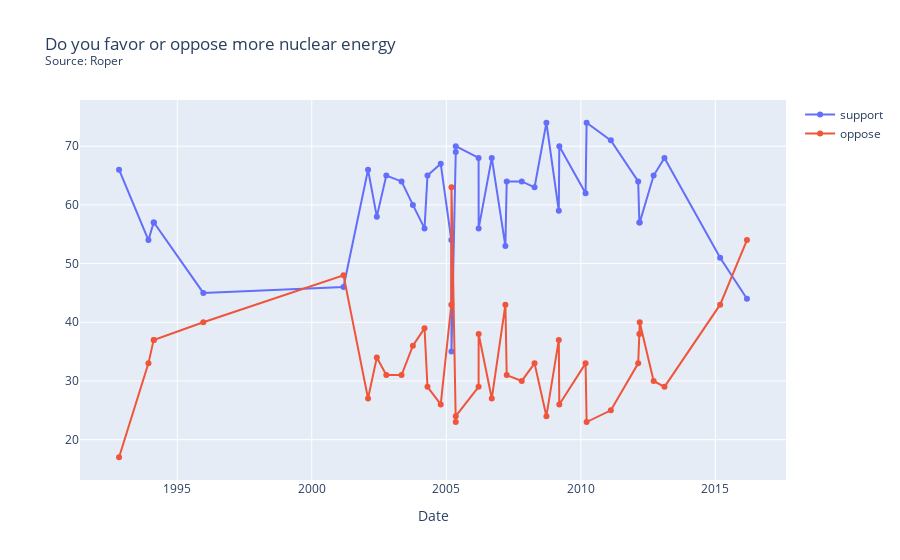
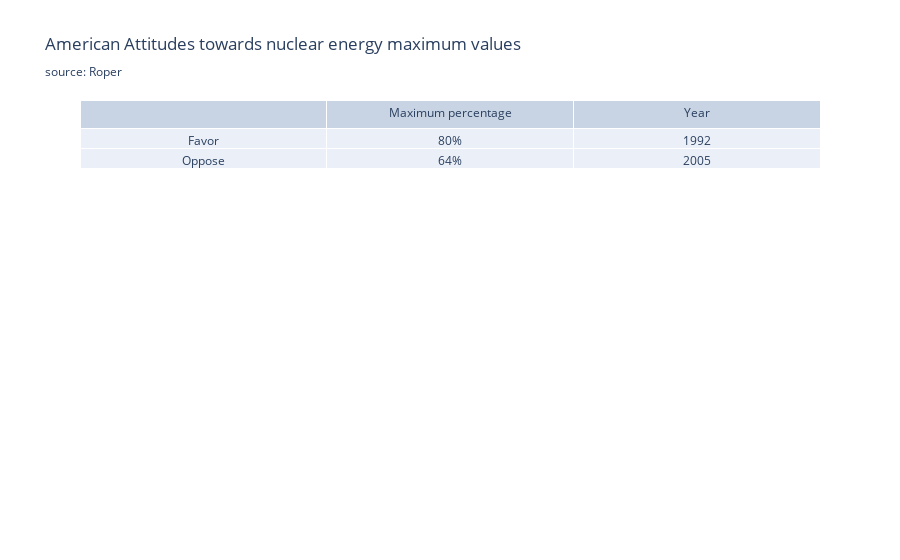

The notebook cell saved with these charts, in order:
### Code cell
import plotly.express as px
#type(df3['date'].iloc[1])
s= "Do you favor or oppose more nuclear energy"
# df4 = df_date.sort_values(by=['date']).copy()
source = df4['firm'].iloc[0].title()
title = s + "<br><sup>Source: " + source + "<sup>"

support_df = df4.copy()
resultdf2=support_df.where(support_df['question'].str.contains(pat = "Overall, do you")).dropna().drop(columns='question')
fig = px.line(resultdf2, x="date", y=["support", "oppose"], title=title, markers=True)
fig.update_layout(yaxis_title="", xaxis_title="Date", legend_title="")
fig.show()
# resultdf
#build_more_df['question'].str.contains(pat = "a")
create_table(resultdf2)

### Figure 1 — Plotly figure (JSON) as saved in the notebook; plotly's stock layout.template omitted (floating-point values rounded to 4 significant figures)
{"data": [{"hovertemplate": "variable=support<br>date=%{x}<br>value=%{y}<extra></extra>", "legendgroup": "support", "line": {"color": "#636efa", "dash": "solid"}, "marker": {"symbol": "circle"}, "mode": "lines+markers", "name": "support", "orientation": "v", "showlegend": true, "type": "scatter", "x": ["1992-11-01T00:00:00", "1993-12-05T00:00:00", "1994-02-14T00:00:00", "1994-02-17T00:00:00", "1995-12-20T00:00:00", "2001-03-07T00:00:00", "2002-02-03T00:00:00", "2002-06-02T00:00:00", "2002-10-09T00:00:00", "2003-05-04T00:00:00", "2003-10-05T00:00:00", "2004-03-11T00:00:00", "2004-04-20T00:00:00", "2004-10-17T00:00:00", "2005-03-10T00:00:00", "2005-03-12T00:00:00", "2005-05-09T00:00:00", "2005-05-09T00:00:00", "2006-03-15T00:00:00", "2006-03-16T00:00:00", "2006-09-10T00:00:00", "2007-03-14T00:00:00", "2007-04-01T00:00:00", "2007-10-22T00:00:00", "2008-04-13T00:00:00", "2008-09-21T00:00:00", "2009-03-08T00:00:00", "2009-03-15T00:00:00", "2010-03-07T00:00:00", "2010-03-21T00:00:00", "2011-02-13T00:00:00", "2012-02-19T00:00:00", "2012-03-06T00:00:00", "2012-03-11T00:00:00", "2012-09-16T00:00:00", "2013-02-10T00:00:00", "2015-03-08T00:00:00", "2016-03-06T00:00:00"], "xaxis": "x", "y": [66, 54, 57, 57, 45, 46, 66, 58, 65, 64, 60, 56, 65, 67, 54, 35, 69, 70, 68, 56, 68, 53, 64, 64, 63, 74, 59, 70, 62, 74, 71, 64, 57, 57, 65, 68, 51, 44], "yaxis": "y"}, {"hovertemplate": "variable=oppose<br>date=%{x}<br>value=%{y}<extra></extra>", "legendgroup": "oppose", "line": {"color": "#EF553B", "dash": "solid"}, "marker": {"symbol": "circle"}, "mode": "lines+markers", "name": "oppose", "orientation": "v", "showlegend": true, "type": "scatter", "x": ["1992-11-01T00:00:00", "1993-12-05T00:00:00", "1994-02-14T00:00:00", "1994-02-17T00:00:00", "1995-12-20T00:00:00", "2001-03-07T00:00:00", "2002-02-03T00:00:00", "2002-06-02T00:00:00", "2002-10-09T00:00:00", "2003-05-04T00:00:00", "2003-10-05T00:00:00", "2004-03-11T00:00:00", "2004-04-20T00:00:00", "2004-10-17T00:00:00", "2005-03-10T00:00:00", "2005-03-12T00:00:00", "2005-05-09T00:00:00", "2005-05-09T00:00:00", "2006-03-15T00:00:00", "2006-03-16T00:00:00", "2006-09-10T00:00:00", "2007-03-14T00:00:00", "2007-04-01T00:00:00", "2007-10-22T00:00:00", "2008-04-13T00:00:00", "2008-09-21T00:00:00", "2009-03-08T00:00:00", "2009-03-15T00:00:00", "2010-03-07T00:00:00", "2010-03-21T00:00:00", "2011-02-13T00:00:00", "2012-02-19T00:00:00", "2012-03-06T00:00:00", "2012-03-11T00:00:00", "2012-09-16T00:00:00", "2013-02-10T00:00:00", "2015-03-08T00:00:00", "2016-03-06T00:00:00"], "xaxis": "x", "y": [17, 33, 37, 37, 40, 48, 27, 34, 31, 31, 36, 39, 29, 26, 43, 63, 23, 24, 29, 38, 27, 43, 31, 30, 33, 24, 37, 26, 33, 23, 25, 33, 38, 40, 30, 29, 43, 54], "yaxis": "y"}], "layout": {"autosize": true, "legend": {"title": {"text": ""}, "tracegroupgap": 0}, "title": {"text": "Do you favor or oppose more nuclear energy<br><sup>Source: Roper<sup>"}, "xaxis": {"anchor": "y", "autorange": true, "domain": [0, 1], "range": ["1991-06-15 05:52:20.6668", "2017-07-23 18:07:39.3332"], "title": {"text": "Date"}, "type": "date"}, "yaxis": {"anchor": "x", "autorange": true, "domain": [0, 1], "range": [12.3, 78.7], "title": {"text": ""}, "type": "linear"}}}

### Figure 2 — Plotly figure (JSON) as saved in the notebook; plotly's stock layout.template omitted (floating-point values rounded to 4 significant figures)
{"data": [{"cells": {"values": [["Favor", "Oppose"], ["80%", "64%"], [1992, 2005]]}, "header": {"values": [" ", "Maximum percentage", "Year"]}, "type": "table"}], "layout": {"autosize": true, "title": {"text": "American Attitudes towards nuclear energy maximum values<br><sub>source: Roper"}}}
